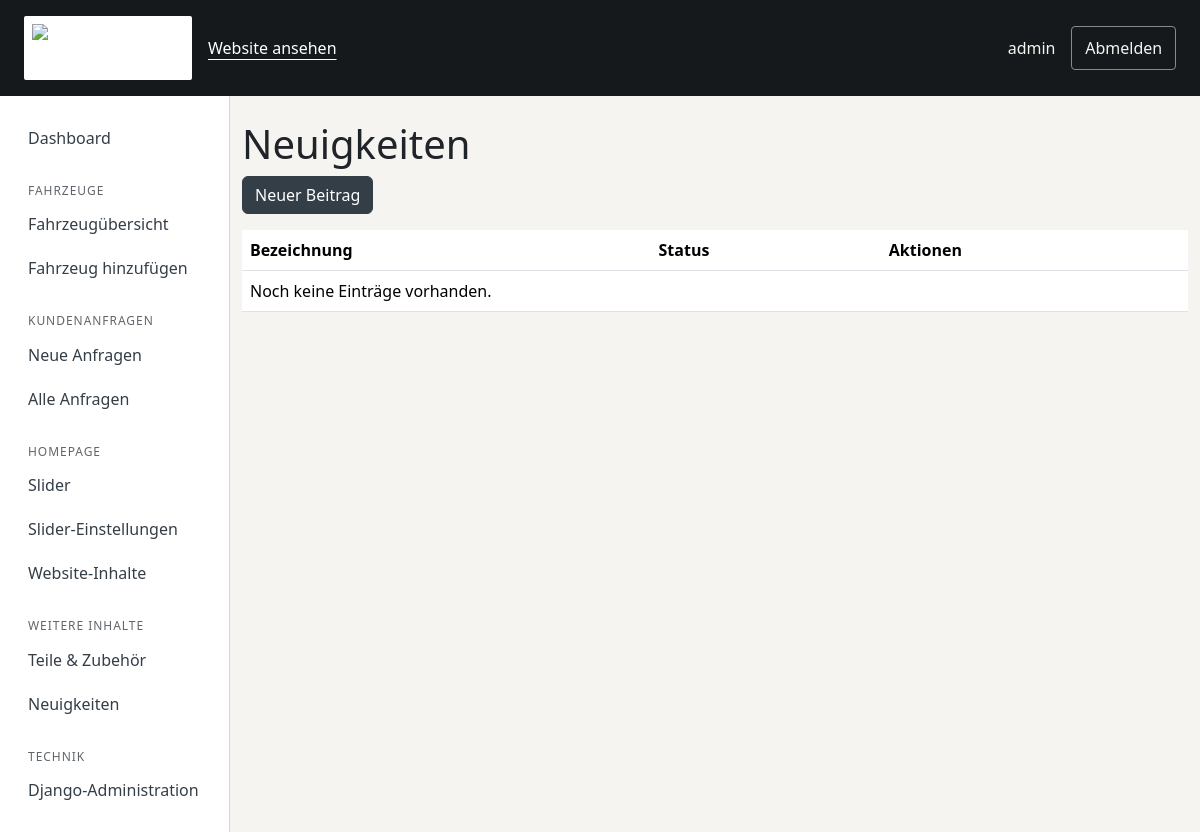
The page /verwaltung/neuigkeiten/ (signed in) on the database as committed earlier.
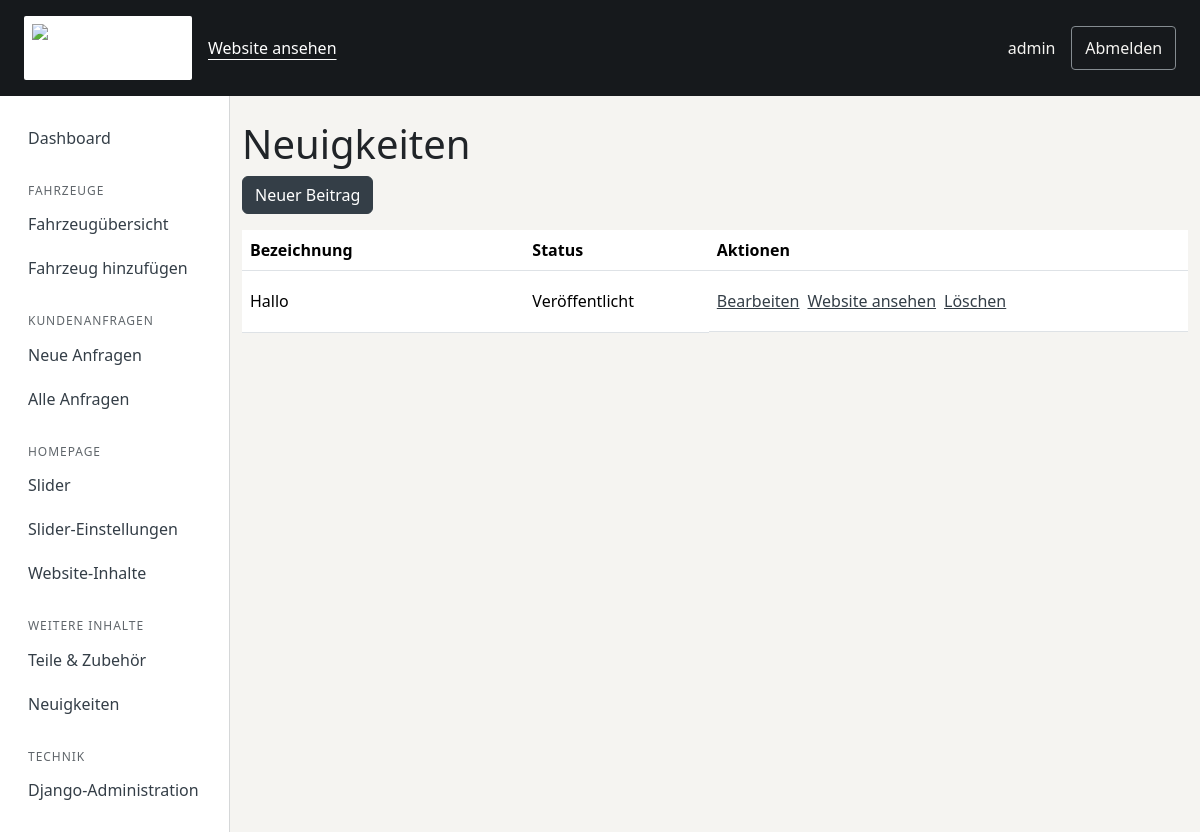
The same page on the database as committed later.
### vehicles/models.py (models this page shows, shortened)
class NewsArticle(models.Model):
    title = models.CharField('Überschrift', max_length=180)
    excerpt = models.CharField('Kurztext', max_length=350)
    body = models.TextField('Beitrag')
    image = models.ImageField('Titelbild', upload_to='news/%Y/%m/', blank=True)
    image_alt = models.CharField('Bildbeschreibung', max_length=200, blank=True)
    is_published = models.BooleanField('Veröffentlichen', default=False)
    published_at = models.DateTimeField(null=True, blank=True)
    updated_at = models.DateTimeField(auto_now=True)
    class Meta:
        ordering = ['-published_at', '-pk']
        verbose_name = 'Neuigkeit'
        verbose_name_plural = 'Neuigkeiten'

### vehicles/catalog_views.py (the view)
@login_required(login_url='login')
@permission_required('vehicles.view_newsarticle', raise_exception=True)
def news(request):
    return render(request, 'admin/catalog_list.html', {'items': NewsArticle.objects.order_by('-updated_at'), 'kind': 'news', 'title': 'Neuigkeiten'})

### vehicles/content.py (called while the page is built)
def homepage_content(values=None):
    interval = Homepage._meta.get_field("slider_interval").default
    if values is None:
        page = Homepage.objects.filter(pk=1).first()
        values = page.published if page else {}
        interval = page.slider_interval if page else interval
    result = {key: values.get(key, default) for key, label, default, group in TEXT_FIELDS}
    image_ids = [values[key] for key, *_ in IMAGE_FIELDS if isinstance(values.get(key), int)]
    images = HomepageImage.objects.in_bulk(image_ids)
    for key, label, fallback, group in IMAGE_FIELDS:
        asset = images.get(values.get(key))
        result[key] = asset.image.url if asset else (static(fallback) if fallback else '')
    result["slider_interval"] = interval
    return result

def website_content(request):
    if not hasattr(request, '_homepage_content'):
        request._homepage_content = homepage_content()
    return {'site_content': request._homepage_content}

### templates/admin/catalog_list.html (shortened to what this page needs)
{% extends 'management/base.html' %}
{% block content %}
<section class="container py-4">
    <h1>{{ title }}</h1>
    {% if kind == 'accessory' %}
        {% if perms.vehicles.add_accessory %}<a class="btn btn-primary mb-3" href="{% url 'accessory_create' %}">Neues Angebot</a>{% endif %}
        <form class="d-flex gap-2 mb-4" method="get"><label for="catalog-search" class="visually-hidden">Angebote suchen</label><input id="catalog-search" class="form-control" name="q" value="{{ query }}" placeholder="Bezeichnung oder passende Fahrzeuge"><button class="btn btn-outline-primary">Suchen</button></form>
    {% elif perms.vehicles.add_newsarticle %}<a class="btn btn-primary mb-3" href="{% url 'news_create' %}">Neuer Beitrag</a>{% endif %}
    <div class="table-responsive"><table class="table management-table"><thead><tr><th>Bezeichnung</th><th>Status</th><th>Aktionen</th></tr></thead><tbody>
    {% for item in items %}<tr><td>{{ item.title }}{% if kind == 'accessory' %}<br>{{ item.price|floatformat:'2g' }} €{% endif %}</td>
        <td>{% if kind == 'accessory' %}{{ item.get_status_display }} · {% if item.is_public %}Öffentlich{% else %}Nicht öffentlich{% endif %}{% else %}{% if item.is_published %}Veröffentlicht{% else %}Entwurf{% endif %}{% endif %}</td>
        <td class="management-actions">
        {% if kind == 'accessory' %}
            {% if perms.vehicles.change_accessory %}<a href="{% url 'accessory_edit' item.pk %}">Bearbeiten</a>{% endif %}
            {% if item.is_public %}<a href="{% url 'accessory_detail' item.pk %}">Website ansehen</a>{% endif %}
            {% if perms.vehicles.delete_accessory %}<a href="{% url 'accessory_delete' item.pk %}">Löschen</a>{% endif %}
        {% else %}
            {% if perms.vehicles.change_newsarticle %}<a href="{% url 'news_edit' item.pk %}">Bearbeiten</a>{% endif %}
            {% if item.is_published %}<a href="{% url 'news_detail' item.pk %}">Website ansehen</a>{% endif %}
            {% if perms.vehicles.delete_newsarticle %}<a href="{% url 'news_delete' item.pk %}">Löschen</a>{% endif %}
        {% endif %}</td></tr>
    {% empty %}<tr><td colspan="3">Noch keine Einträge vorhanden.</td></tr>{% endfor %}
    </tbody></table></div>
</section>
{% endblock %}

Rows that differ between the two databases and show on the page:
added NewsArticle: title "Hallo", is_published "Veröffentlicht"
Other text that changed with them:
text no longer shown: "Noch keine Einträge vorhanden."
